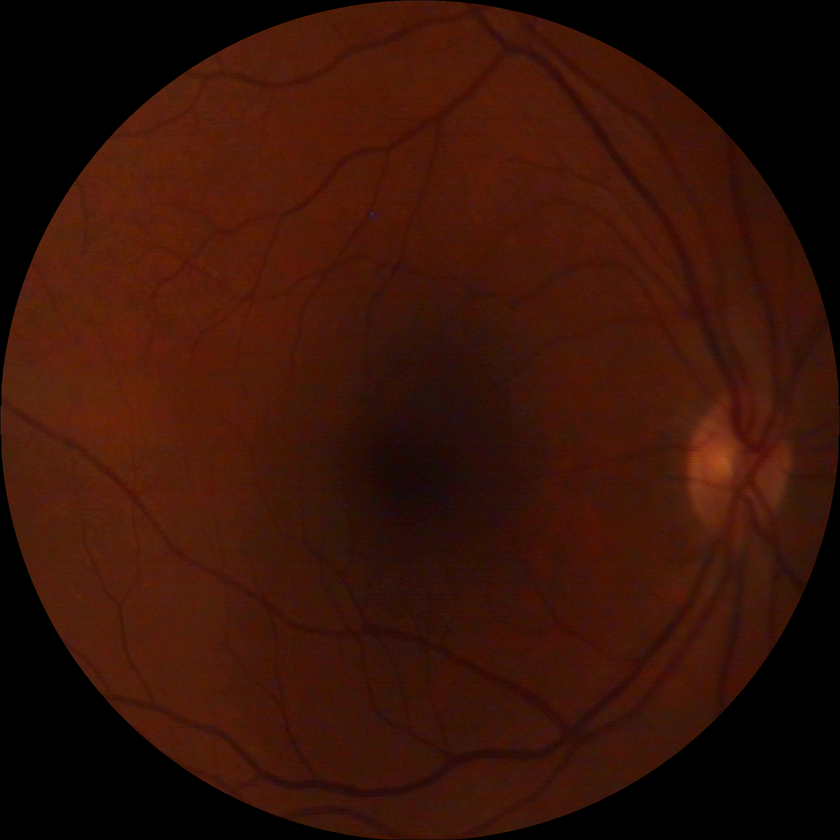
#> input picture data/image_1.png, 840 x 840 px, shrunk from 2048 x 2048 before the run
$ jupyter execute test_dilate.ipynb
#> lines starting #> are read from the running program, lines starting #| are printed output that depends on the picture; after the words box and inside, x2 and y2 are one past the last pixel; in counts of white or black regions, pixels touching at a corner belong together
[cell 1]
import cv2

import matplotlib.pyplot as plt

[cell 2]
img = cv2.imread("../data/image_1.png")[:, :, ::-1]
# H x W x C
roi = img[:, :, 0] > 10
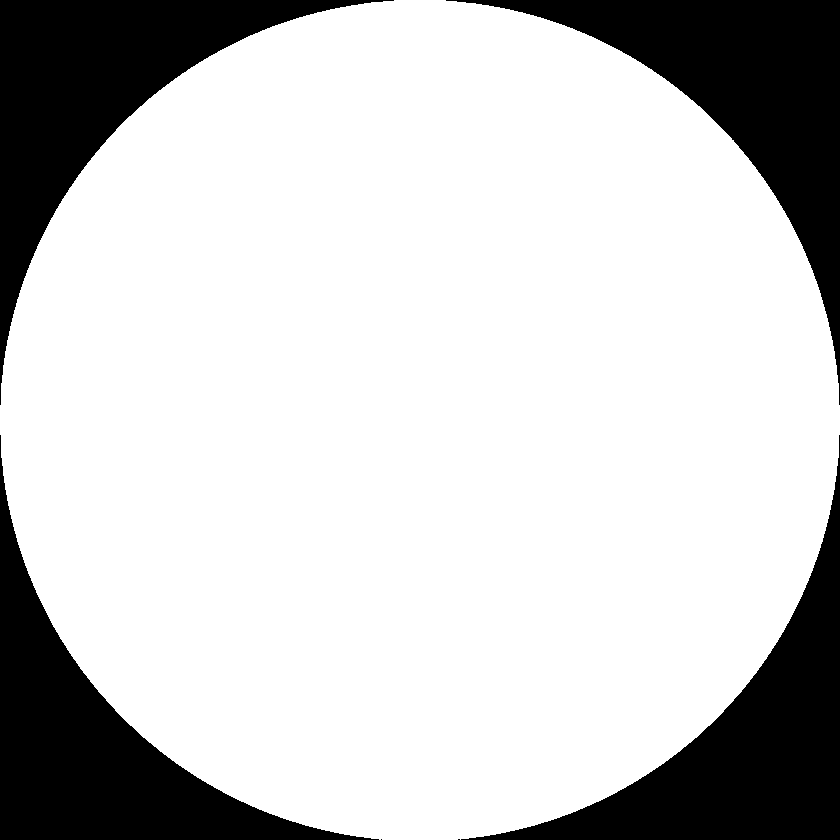
#> roi: shape (840, 840) bool; 78.7% white; 6 black regions (2 under 20 px), largest, box (x1, y1, x2, y2) and area: (446, 0, 840, 405) 37832, (0, 0, 394, 405) 37789, (461, 435, 840, 840) 37342, (0, 435, 379, 840) 37323
img_dilated = cv2.dilate(img, cv2.getStructuringElement(cv2.MORPH_ELLIPSE, (40, 40)))
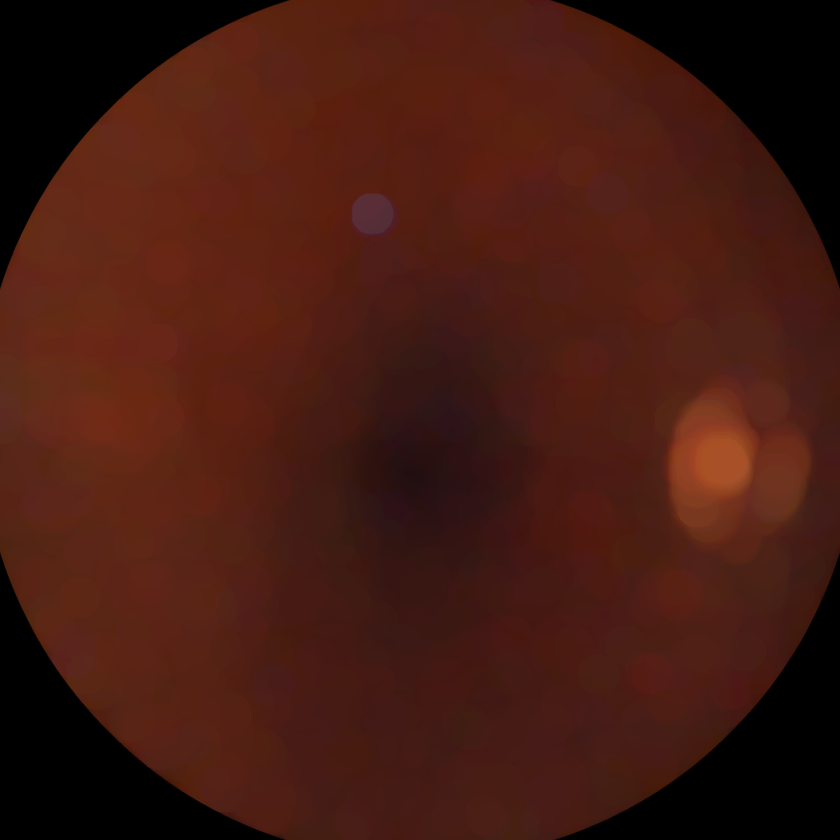
#> img_dilated: shape (840, 840, 3); mean R, G, B 68.6, 26.7, 17.2

img_dilated[roi] = img[roi]
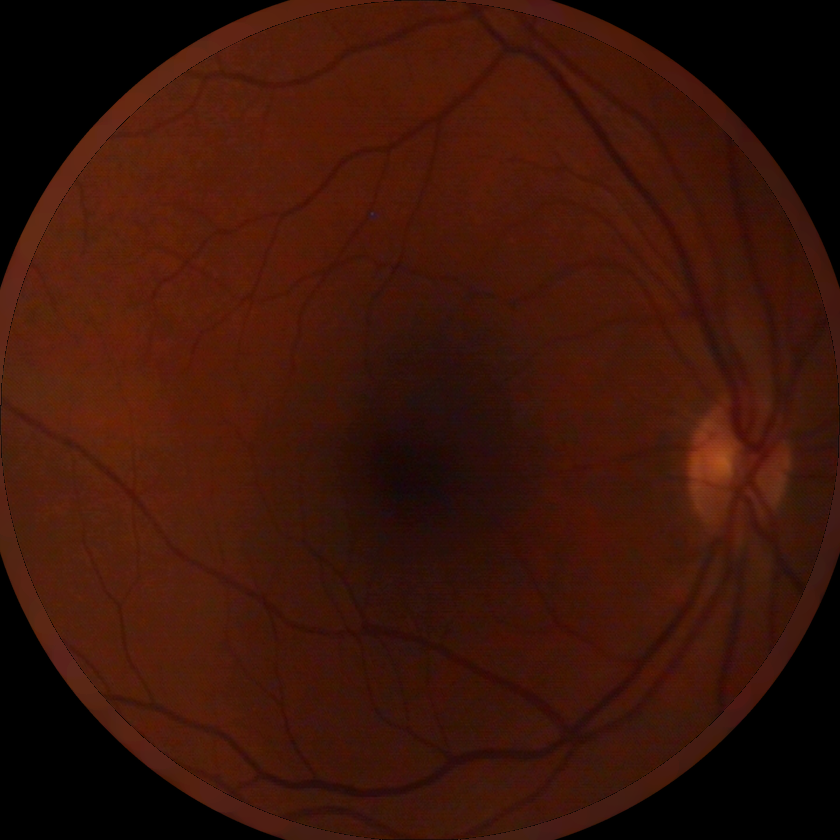
#> img_dilated: shape (840, 840, 3); mean R, G, B 59.3, 20.5, 8.2
plt.show(plt.imshow(img_dilated))

$ run again, with data/1-image.png copied over data/image_1.png
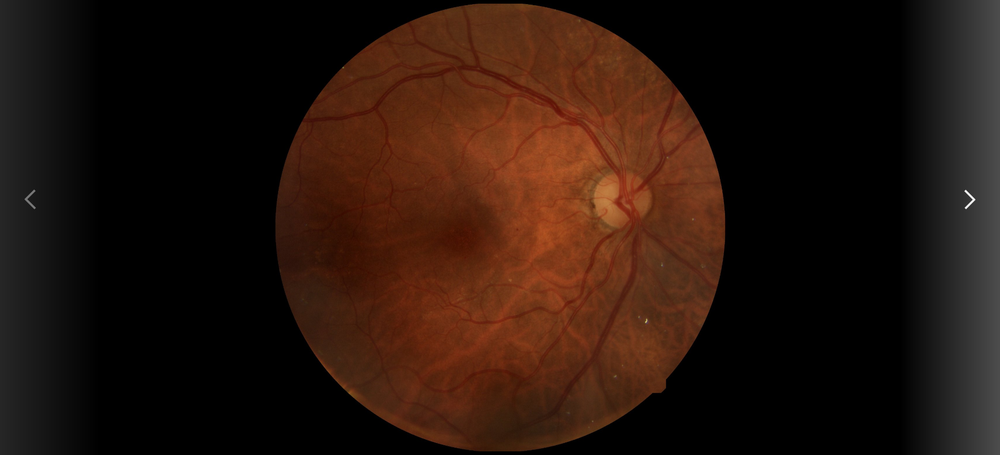
#> input picture data/1-image.png, 1000 x 455 px, shrunk from 1920 x 874 before the run
#> `roi = img[:, :, 0] > 10`:
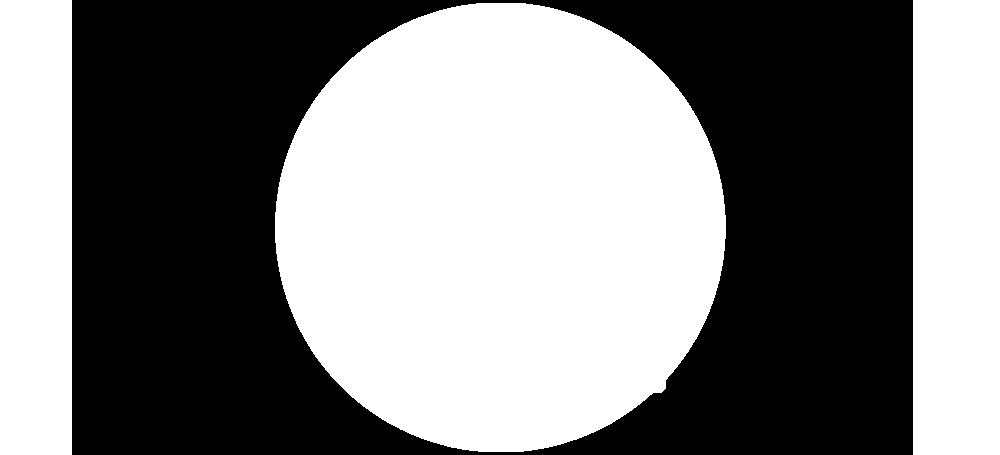
#> roi: shape (455, 1000) bool; 51% white; 1 black region, box (x1, y1, x2, y2) and area: (72, 0, 913, 455) 223057
#> `img_dilated[roi] = img[roi]`:
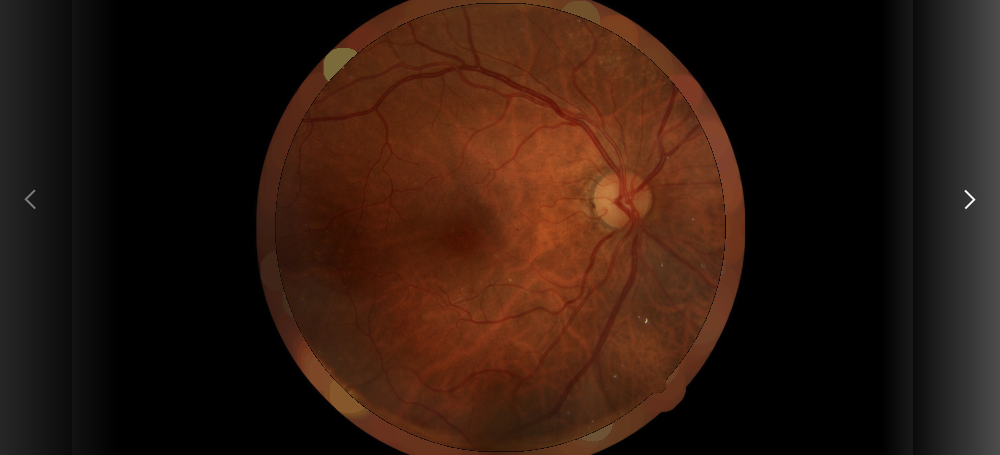
#> img_dilated: shape (455, 1000, 3); mean R, G, B 45.7, 24.7, 14.9
